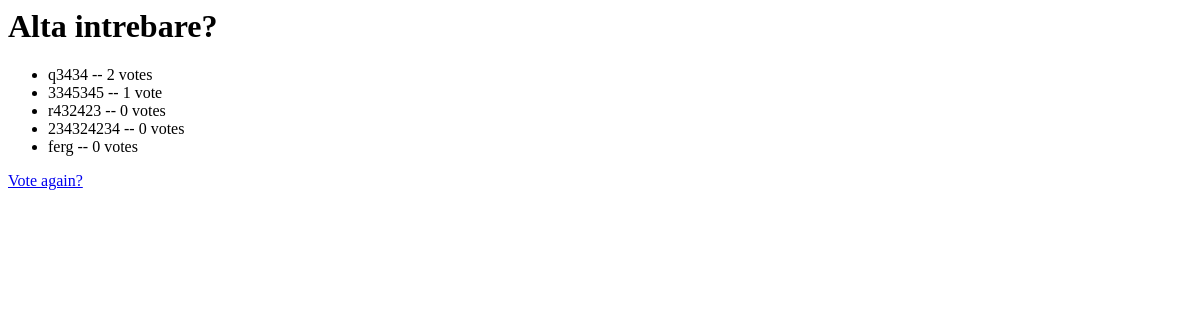
The page /polls/2/results/ on the database as committed earlier.
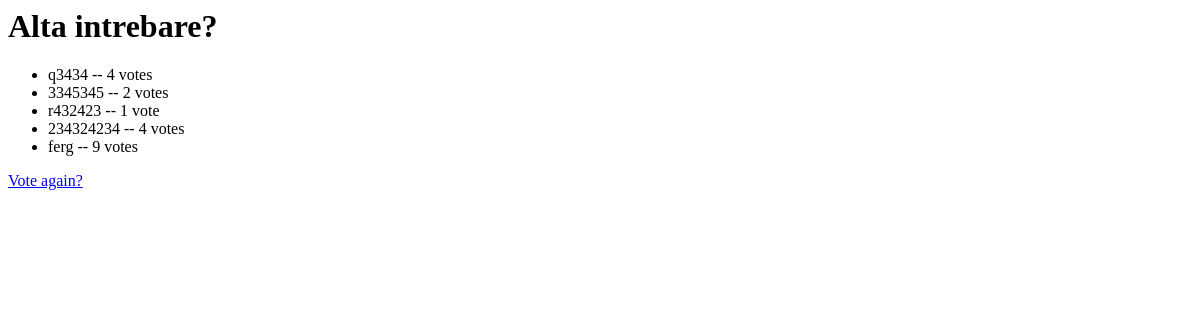
The same page on the database as committed later.
### polls/models.py (models this page shows, shortened)
class Choice(models.Model):
	question = models.ForeignKey(Question)
	choice_text = models.CharField(max_length=200)
	votes = models.IntegerField(default=0)

### polls/views.py (the view)
# urls.py: url(r'^(?P<pk>[0-9]+)/results/$', views.ResultsView.as_view(), name='results'),
class ResultsView(generic.DetailView):
    model = Question
    template_name = 'polls/results.html'

### polls/templates/polls/results.html
<h1>{{ question.question_text }}</h1>
<ul>
{% for choice in question.choice_set.all %}
    <li>{{ choice.choice_text }} -- {{ choice.votes }} vote{{ choice.votes|pluralize }}</li>
{% endfor %}
</ul>
<a href="{% url 'detail' question.id %}">Vote again?</a>

Rows that differ between the two databases and show on the page:
changed Choice (number 1 of 5 on the later page): votes "2" → "4"
changed Choice (number 2 of 5 on the later page): votes "1" → "2"
changed Choice (number 3 of 5 on the later page): votes "0" → "1"
changed Choice (number 4 of 5 on the later page): votes "0" → "4"
changed Choice "ferg": votes "0" → "9"
